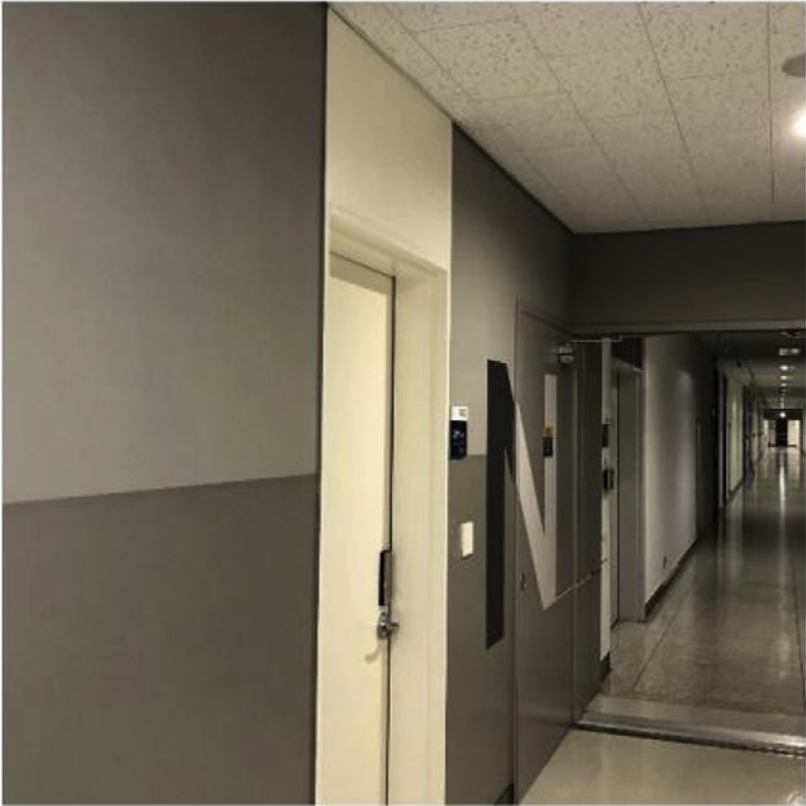
#> input picture data/paper/photo2.png, 806 x 806 px, found by its file name
$ python thresholding.py
#> lines starting #> are read from the running program, lines starting #| are printed output that depends on the picture; after the words box and inside, x2 and y2 are one past the last pixel; in counts of white or black regions, pixels touching at a corner belong together
import cv2 as cv
import numpy as np
from matplotlib import pyplot as plt

img = cv.imread('/home/hack/PycharmProjects/vgg/data/paper/photo2.png', 0)
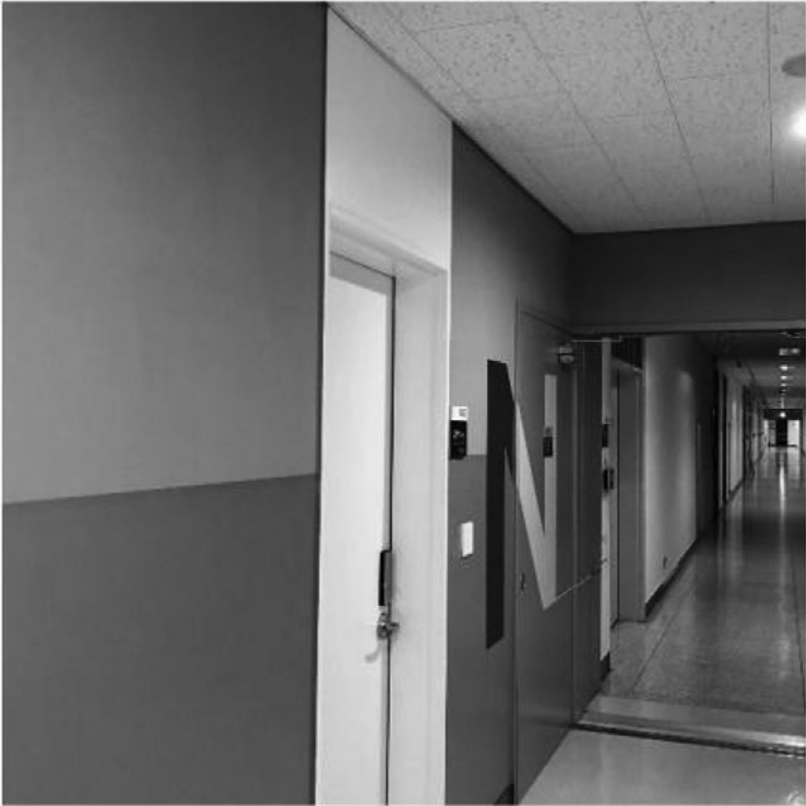
#> img: shape (806, 806); min 0, max 254, mean 107.9
img = cv.medianBlur(img, 9)
ret, th1 = cv.threshold(img, 127, 255, cv.THRESH_BINARY)
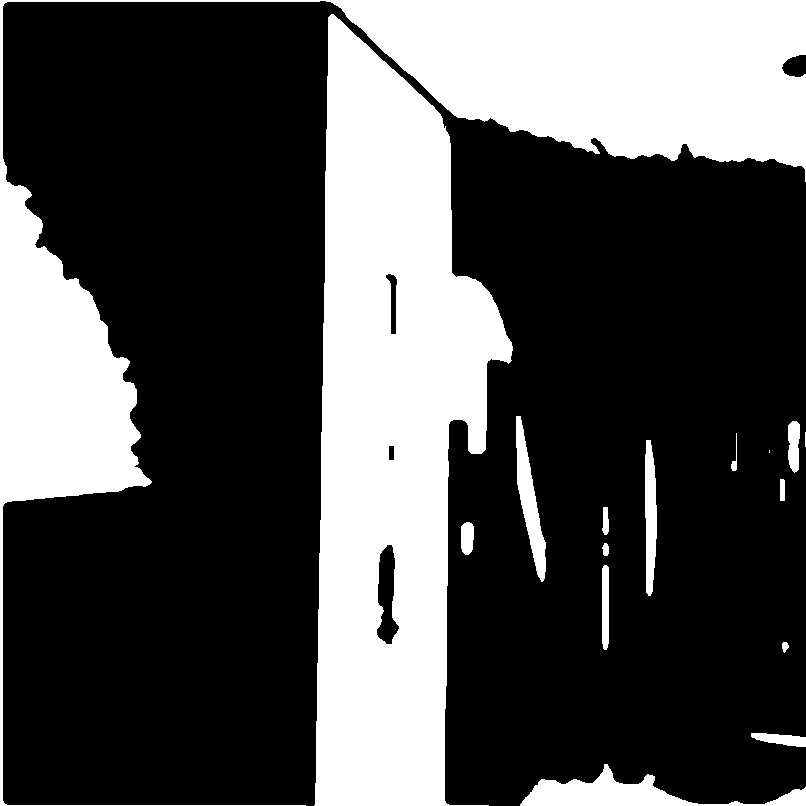
#> th1: shape (806, 806); 31% white; 16 white regions (2 under 20 px), largest, box (x1, y1, x2, y2) and area: (314, 14, 513, 806) 99419, (0, 0, 806, 806) 91850, (520, 764, 806, 806) 4330
th2 = cv.adaptiveThreshold(img, 255, cv.ADAPTIVE_THRESH_MEAN_C, \
                           cv.THRESH_BINARY, 11, 2)
#> th2: shape (806, 806); 86.5% white; 1024 black regions (831 under 20 px), largest, box (x1, y1, x2, y2) and area: (2, 1, 806, 806) 24937, (444, 419, 806, 806) 7815, (486, 360, 572, 648) 7000
th3 = cv.adaptiveThreshold(img, 255, cv.ADAPTIVE_THRESH_GAUSSIAN_C, \
                           cv.THRESH_BINARY, 11, 2)
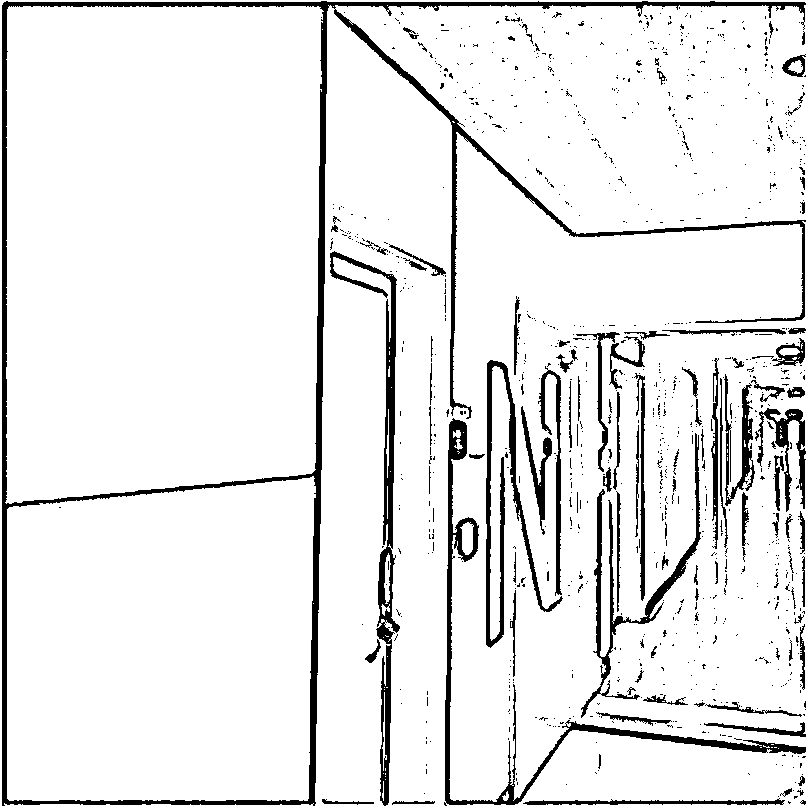
#> th3: shape (806, 806); 91.3% white; 1033 black regions (926 under 20 px), largest, box (x1, y1, x2, y2) and area: (2, 1, 806, 806) 19581, (444, 418, 806, 806) 5366, (330, 251, 400, 806) 4976
titles = ['Original Image', 'Global Thresholding (v = 127)',
          'Adaptive Mean Thresholding', 'Adaptive Gaussian Thresholding']
images = [img, th1, th2, th3]
for i in range(4):
    plt.subplot(2, 2, i + 1), plt.imshow(images[i], 'gray')
    plt.title(titles[i])
    plt.xticks([]), plt.yticks([])
# plt.show()

plt.figure(2)
img = cv.imread('/home/hack/PycharmProjects/vgg/data/paper/bim2.png', 0)
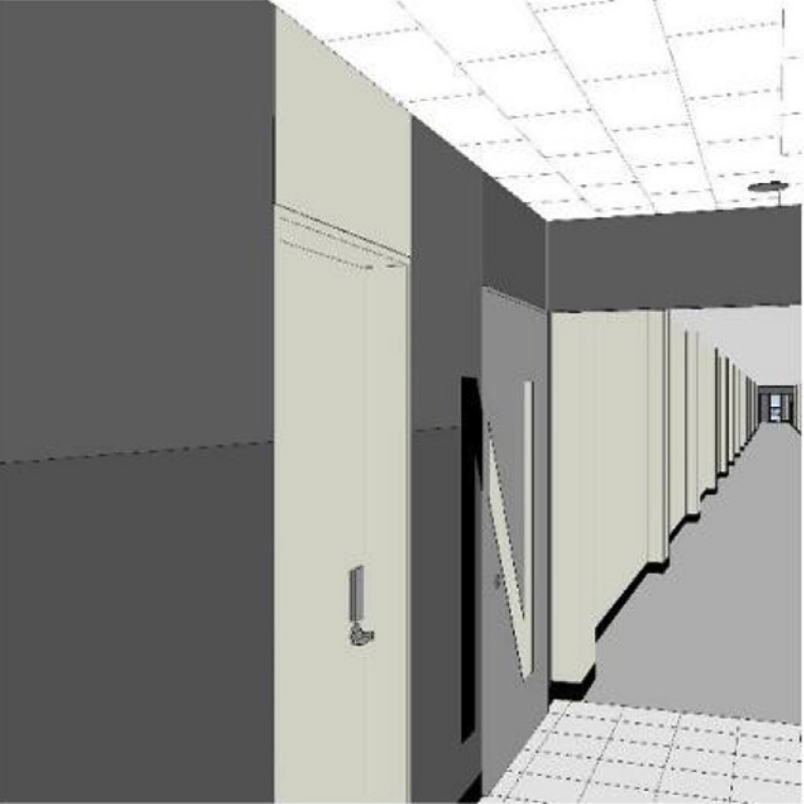
#> input picture data/paper/bim2.png, 804 x 804 px, found by its file name
#> img: shape (804, 804); min 0, max 255, mean 149.3
img = cv.medianBlur(img, 9)
ret, th1 = cv.threshold(img, 127, 255, cv.THRESH_BINARY)
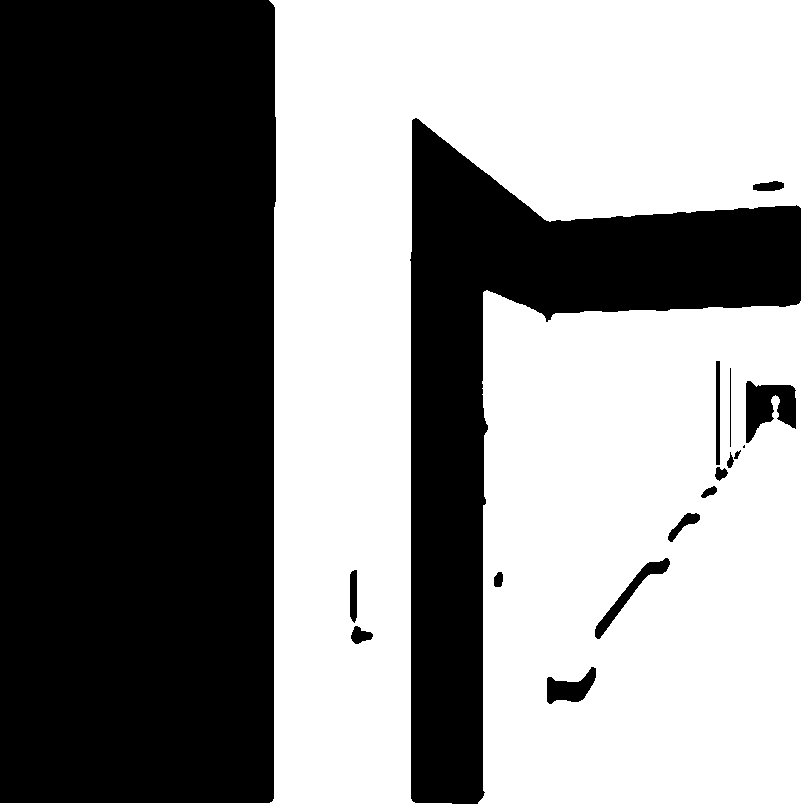
#> th1: shape (804, 804); 52.8% white; 17 black regions (1 under 20 px), largest, box (x1, y1, x2, y2) and area: (0, 0, 276, 803) 220284, (410, 118, 801, 804) 78801, (746, 381, 796, 443) 1937
th2 = cv.adaptiveThreshold(img, 255, cv.ADAPTIVE_THRESH_MEAN_C, \
                           cv.THRESH_BINARY, 11, 2)
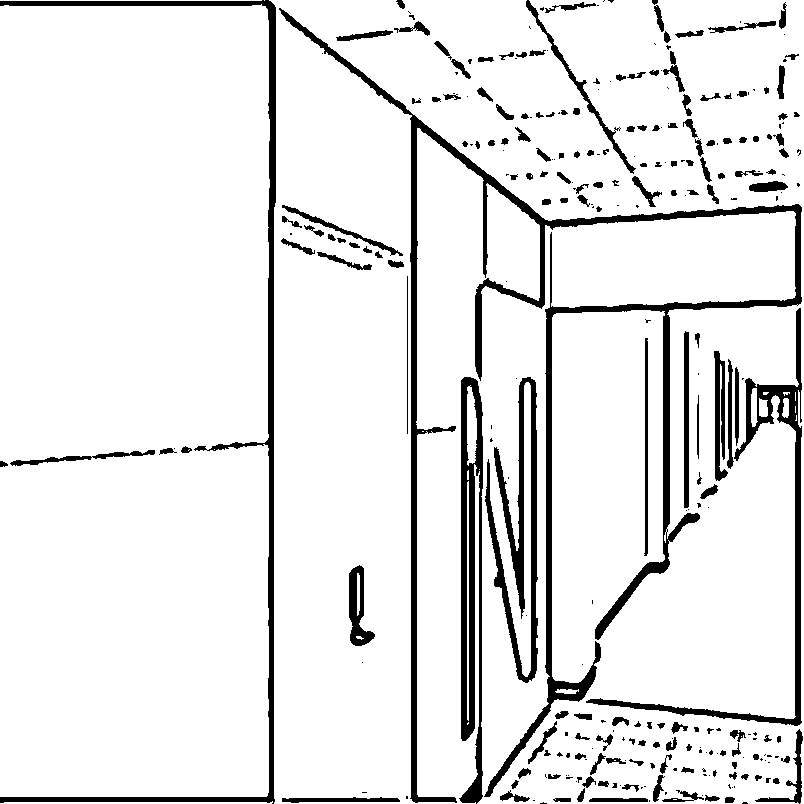
#> th2: shape (804, 804); 90.5% white; 298 black regions (128 under 20 px), largest, box (x1, y1, x2, y2) and area: (279, 8, 802, 803) 19084, (0, 0, 276, 804) 7643, (459, 377, 483, 804) 5917
th3 = cv.adaptiveThreshold(img, 255, cv.ADAPTIVE_THRESH_GAUSSIAN_C, \
                           cv.THRESH_BINARY, 11, 2)
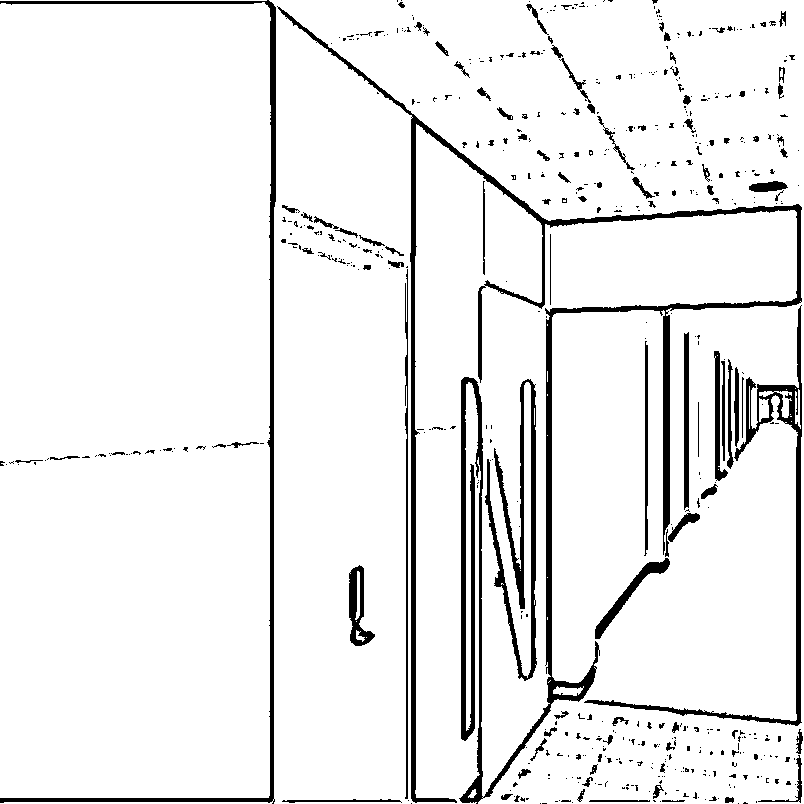
#> th3: shape (804, 804); 92.8% white; 558 black regions (433 under 20 px), largest, box (x1, y1, x2, y2) and area: (277, 6, 802, 804) 18460, (0, 0, 276, 804) 5430, (584, 305, 802, 726) 4089
titles = ['Original Image', 'Global Thresholding (v = 127)',
          'Adaptive Mean Thresholding', 'Adaptive Gaussian Thresholding']
images = [img, th1, th2, th3]
for i in range(4):
    plt.subplot(2, 2, i + 1), plt.imshow(images[i], 'gray')
    plt.title(titles[i])
    plt.xticks([]), plt.yticks([])
plt.show()
